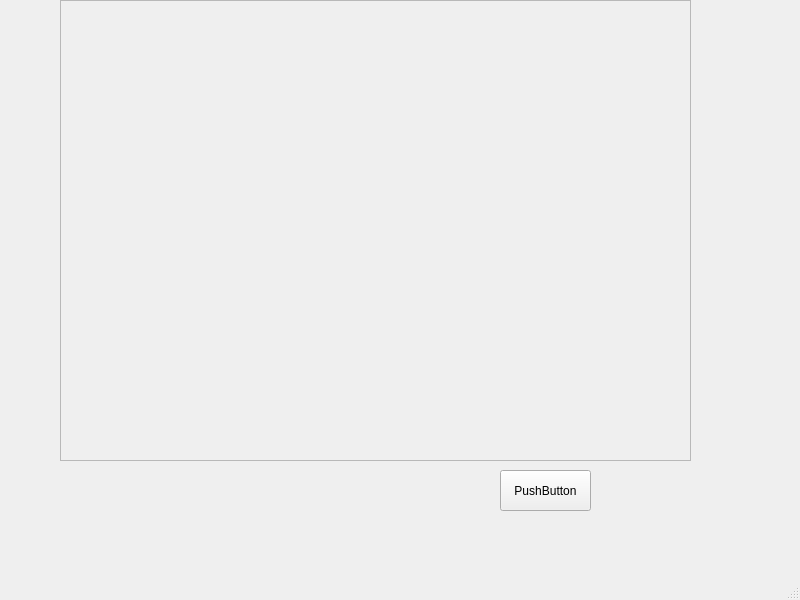
<?xml version="1.0" encoding="UTF-8"?>
<ui version="4.0">
 <class>MainWindow</class>
 <widget class="QMainWindow" name="MainWindow">
  <property name="geometry">
   <rect>
    <x>0</x>
    <y>0</y>
    <width>800</width>
    <height>600</height>
   </rect>
  </property>
  <property name="windowTitle">
   <string>MainWindow</string>
  </property>
  <widget class="QWidget" name="centralwidget">
   <widget class="QScrollArea" name="scrollArea">
    <property name="geometry">
     <rect>
      <x>60</x>
      <y>0</y>
      <width>631</width>
      <height>461</height>
     </rect>
    </property>
    <property name="widgetResizable">
     <bool>true</bool>
    </property>
    <widget class="QWidget" name="scrollAreaWidgetContents">
     <property name="geometry">
      <rect>
       <x>0</x>
       <y>0</y>
       <width>629</width>
       <height>459</height>
      </rect>
     </property>
    </widget>
   </widget>
   <widget class="QPushButton" name="pushButton">
    <property name="geometry">
     <rect>
      <x>500</x>
      <y>470</y>
      <width>91</width>
      <height>41</height>
     </rect>
    </property>
    <property name="text">
     <string>PushButton</string>
    </property>
   </widget>
  </widget>
  <widget class="QMenuBar" name="menubar">
   <property name="geometry">
    <rect>
     <x>0</x>
     <y>0</y>
     <width>800</width>
     <height>33</height>
    </rect>
   </property>
  </widget>
  <widget class="QStatusBar" name="statusbar"/>
 </widget>
 <resources/>
 <connections/>
</ui>
